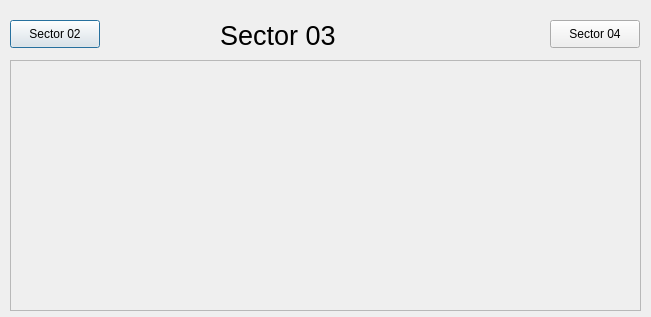
<?xml version="1.0" encoding="UTF-8"?>
<ui version="4.0">
 <class>Dialog</class>
 <widget class="QDialog" name="Dialog">
  <property name="geometry">
   <rect>
    <x>0</x>
    <y>0</y>
    <width>651</width>
    <height>317</height>
   </rect>
  </property>
  <property name="windowTitle">
   <string>Dialog</string>
  </property>
  <widget class="QLabel" name="label_2">
   <property name="geometry">
    <rect>
     <x>220</x>
     <y>20</y>
     <width>131</width>
     <height>31</height>
    </rect>
   </property>
   <property name="font">
    <font>
     <pointsize>20</pointsize>
    </font>
   </property>
   <property name="text">
    <string>Sector 03</string>
   </property>
  </widget>
  <widget class="ASguiFormPlugin" name="asguiformplugin">
   <property name="geometry">
    <rect>
     <x>10</x>
     <y>60</y>
     <width>631</width>
     <height>251</height>
    </rect>
   </property>
   <property name="uiFile" stdset="0">
    <string>SectorVacuumSchematic.ui</string>
   </property>
   <property name="variableSubstitutions" stdset="0">
    <string>SR=03 SRPREV=02</string>
   </property>
  </widget>
  <widget class="QCaPushButtonPlugin" name="guipushbuttonplugin">
   <property name="geometry">
    <rect>
     <x>10</x>
     <y>20</y>
     <width>90</width>
     <height>28</height>
    </rect>
   </property>
   <property name="text">
    <string>Sector 02</string>
   </property>
   <property name="guiFile">
    <string>SVS02.ui</string>
   </property>
   <property name="creationOption" stdset="0">
    <enum>QCaPushButtonPlugin::Open</enum>
   </property>
  </widget>
  <widget class="QCaPushButtonPlugin" name="guipushbuttonplugin_2">
   <property name="geometry">
    <rect>
     <x>550</x>
     <y>20</y>
     <width>90</width>
     <height>28</height>
    </rect>
   </property>
   <property name="text">
    <string>Sector 04</string>
   </property>
   <property name="guiFile">
    <string>SVS04.ui</string>
   </property>
   <property name="creationOption" stdset="0">
    <enum>QCaPushButtonPlugin::Open</enum>
   </property>
  </widget>
 </widget>
 <customwidgets>
  <customwidget>
   <class>QCaPushButtonPlugin</class>
   <extends>QPushButton</extends>
   <header>QCaPushButtonPlugin.h</header>
  </customwidget>
  <customwidget>
   <class>ASguiFormPlugin</class>
   <extends>QScrollArea</extends>
   <header>ASguiFormPlugin.h</header>
  </customwidget>
 </customwidgets>
 <resources/>
 <connections/>
</ui>
